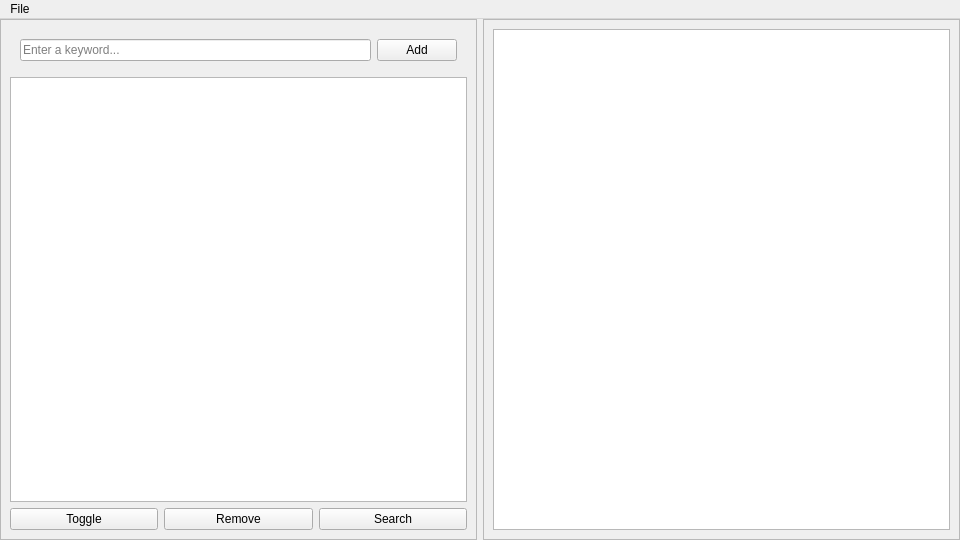
<?xml version="1.0" encoding="UTF-8"?>
<ui version="4.0">
 <class>MainWindow</class>
 <widget class="QMainWindow" name="MainWindow">
  <property name="geometry">
   <rect>
    <x>0</x>
    <y>0</y>
    <width>960</width>
    <height>540</height>
   </rect>
  </property>
  <property name="maximumSize">
   <size>
    <width>16777215</width>
    <height>16777215</height>
   </size>
  </property>
  <property name="windowTitle">
   <string>MainWindow</string>
  </property>
  <widget class="QWidget" name="centralwidget">
   <layout class="QHBoxLayout" name="horizontalLayout_3">
    <property name="leftMargin">
     <number>0</number>
    </property>
    <property name="topMargin">
     <number>0</number>
    </property>
    <property name="rightMargin">
     <number>0</number>
    </property>
    <property name="bottomMargin">
     <number>0</number>
    </property>
    <item>
     <widget class="QFrame" name="frame">
      <property name="maximumSize">
       <size>
        <width>16777215</width>
        <height>16777215</height>
       </size>
      </property>
      <property name="frameShape">
       <enum>QFrame::StyledPanel</enum>
      </property>
      <property name="frameShadow">
       <enum>QFrame::Raised</enum>
      </property>
      <layout class="QVBoxLayout" name="verticalLayout">
       <item>
        <layout class="QHBoxLayout" name="horizontalLayout">
         <property name="leftMargin">
          <number>10</number>
         </property>
         <property name="topMargin">
          <number>10</number>
         </property>
         <property name="rightMargin">
          <number>10</number>
         </property>
         <property name="bottomMargin">
          <number>10</number>
         </property>
         <item>
          <widget class="QLineEdit" name="lineEdit">
           <property name="placeholderText">
            <string>Enter a keyword...</string>
           </property>
          </widget>
         </item>
         <item>
          <widget class="QPushButton" name="addButton">
           <property name="text">
            <string>Add</string>
           </property>
          </widget>
         </item>
        </layout>
       </item>
       <item>
        <widget class="QListWidget" name="listWidget"/>
       </item>
       <item>
        <layout class="QHBoxLayout" name="horizontalLayout_2">
         <item>
          <widget class="QPushButton" name="toggleButton">
           <property name="text">
            <string>Toggle</string>
           </property>
           <property name="autoDefault">
            <bool>false</bool>
           </property>
           <property name="default">
            <bool>false</bool>
           </property>
           <property name="flat">
            <bool>false</bool>
           </property>
          </widget>
         </item>
         <item>
          <widget class="QPushButton" name="removeButton">
           <property name="text">
            <string>Remove</string>
           </property>
           <property name="autoDefault">
            <bool>false</bool>
           </property>
           <property name="default">
            <bool>false</bool>
           </property>
           <property name="flat">
            <bool>false</bool>
           </property>
          </widget>
         </item>
         <item>
          <widget class="QPushButton" name="searchButton">
           <property name="text">
            <string>Search</string>
           </property>
           <property name="autoDefault">
            <bool>false</bool>
           </property>
           <property name="default">
            <bool>false</bool>
           </property>
           <property name="flat">
            <bool>false</bool>
           </property>
          </widget>
         </item>
        </layout>
       </item>
      </layout>
     </widget>
    </item>
    <item>
     <widget class="QFrame" name="frame_2">
      <property name="frameShape">
       <enum>QFrame::StyledPanel</enum>
      </property>
      <property name="frameShadow">
       <enum>QFrame::Raised</enum>
      </property>
      <layout class="QVBoxLayout" name="verticalLayout_2">
       <item>
        <widget class="QListWidget" name="listWidget_2"/>
       </item>
      </layout>
     </widget>
    </item>
   </layout>
  </widget>
  <widget class="QMenuBar" name="menuBar">
   <property name="geometry">
    <rect>
     <x>0</x>
     <y>0</y>
     <width>960</width>
     <height>22</height>
    </rect>
   </property>
   <property name="defaultUp">
    <bool>false</bool>
   </property>
   <widget class="QMenu" name="menuFile">
    <property name="title">
     <string>File</string>
    </property>
    <property name="toolTipsVisible">
     <bool>false</bool>
    </property>
    <addaction name="actionExport_to_Excel"/>
   </widget>
   <addaction name="menuFile"/>
  </widget>
  <action name="actionExport_to_Excel">
   <property name="text">
    <string>Export to Excel</string>
   </property>
  </action>
 </widget>
 <resources/>
 <connections/>
</ui>
